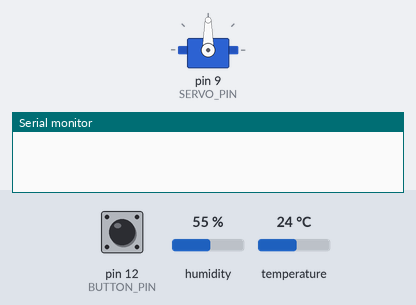
Recording of a sketch running on a simulated Arduino Uno, built with avr-gcc and run on an emulated ATmega328P. Shown: servo, the last lines printed to the serial monitor. The inputs (shaded band) are chosen by the test bench; at power-on: pin 12 (BUTTON_PIN) HIGH, humidity 55 %, temperature 24 °C.

Above: at 1.2 s.
1.3 s: pin 12 (BUTTON_PIN) pulled LOW for 0.15 s
At 2.1 s:
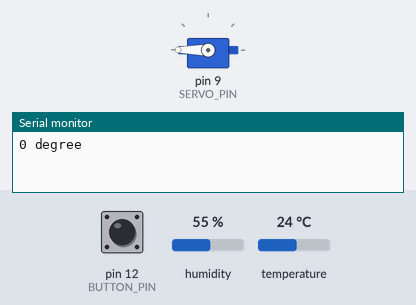
2.9 s: pin 12 (BUTTON_PIN) pulled LOW for 1 s
At 3.3 s:
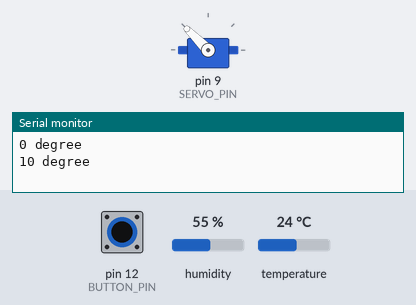
5.4 s: pin 12 (BUTTON_PIN) pulled LOW for 3.2 s
At 6.4 s:
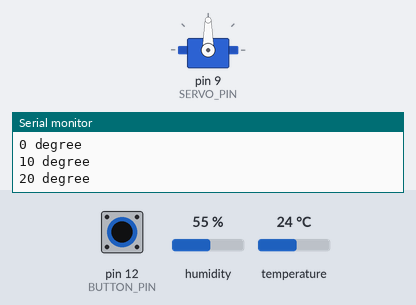
10.1 s: pin 12 (BUTTON_PIN) pulled LOW for 0.15 s
At 11.2 s:
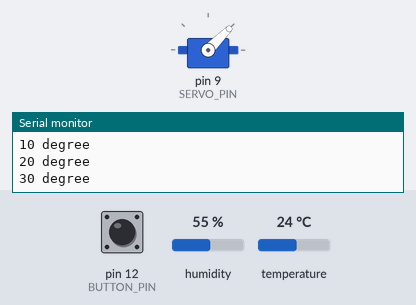
11.7 s: pin 12 (BUTTON_PIN) pulled LOW for 0.15 s
At 12.4 s:
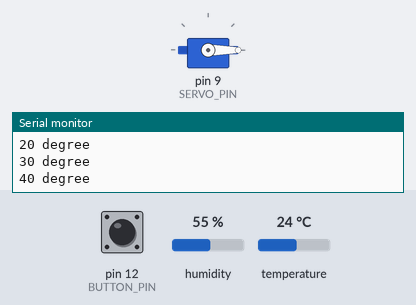
13.3 s: pin 12 (BUTTON_PIN) pulled LOW for 1 s
At 14.6 s:
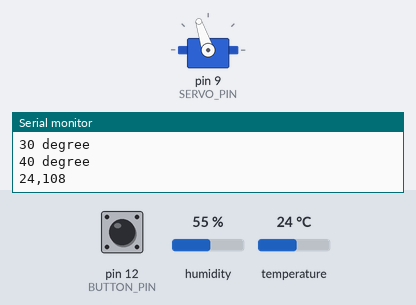
Timing chart, 0 to 16.3 s (numbered marks = the images above; inputs shaded):
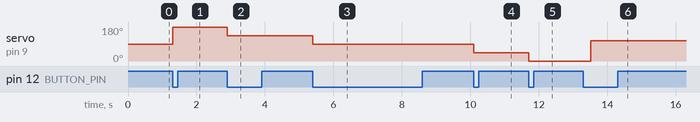

Measured:
- after the input at 1.3 s, servo on pin 9 (SERVO_PIN): 90° → 180° at once
- after the input at 2.9 s, servo on pin 9 (SERVO_PIN): 180° → 135° at once
- after the input at 5.4 s, servo on pin 9 (SERVO_PIN): 135° → 90° at once
- after the input at 10.1 s, servo on pin 9 (SERVO_PIN): 90° → 45° at once
- after the input at 11.7 s, servo on pin 9 (SERVO_PIN): 45° → 0° at once
- after the input at 13.3 s, servo on pin 9 (SERVO_PIN): 0° → 108° after 0.22 s

The sketch:

03-25-3.ino
```cpp
#include <Servo.h>
#include "DHT.h"

#define DHTPIN 3
#define DHTTYPE DHT11

DHT dht(DHTPIN, DHTTYPE);

#define SERVO_PIN 9
Servo myservo;

unsigned long prevTime = 0;
unsigned long currTime = 0;

#define BUTTON_PIN  12

int runState = 0;

void setup()
{
  Serial.begin(9600);
  dht.begin();
  myservo.attach(SERVO_PIN);
  pinMode(BUTTON_PIN, INPUT_PULLUP);
}

void loop()
{
  if (button() == 1)
  {
    runState++;
    if (runState == 1) {
      Serial.println("0 degree");
      int setTemperature = 0;
      int setServoOut = map(setTemperature, 0, 40, 180, 0);
      myservo.write(setServoOut);
    }
    else if (runState == 2) {
      Serial.println("10 degree");
      int setTemperature = 10;
      int setServoOut = map(setTemperature, 0, 40, 180, 0);
      myservo.write(setServoOut);
    }
    else if (runState == 3) {
      Serial.println("20 degree");
      int setTemperature = 20;
      int setServoOut = map(setTemperature, 0, 40, 180, 0);
      myservo.write(setServoOut);
    }
    else if (runState == 4) {
      Serial.println("30 degree");
      int setTemperature = 30;
      int setServoOut = map(setTemperature, 0, 40, 180, 0);
      myservo.write(setServoOut);
    }
    else if (runState == 5) {
      Serial.println("40 degree");
      int setTemperature = 40;
      int setServoOut = map(setTemperature, 0, 40, 180, 0);
      myservo.write(setServoOut);
    }
    else if (runState >= 6) runState = 0;
    delay(200);
  }

  if (runState == 0)
  {
    currTime = millis();
    if (currTime - prevTime >= 2000)
    {
      prevTime = currTime;
      int temperature = dht.readTemperature();
      Serial.print(temperature);
      if (temperature >= 0 && temperature <= 40)
      {
        int servoOut = map(temperature, 0, 40, 0, 180);
        Serial.print(",");
        Serial.println(servoOut);
        myservo.write(servoOut);
      }
    }
  }
}

int button()
{
  static int oldSw = 1;
  static int newSw = 1;
  newSw = digitalRead(BUTTON_PIN);
  if (newSw != oldSw)
  {
    oldSw = newSw;
    if (newSw == 0) {
      return 1;
    }
  }
  return 0;
}
```
